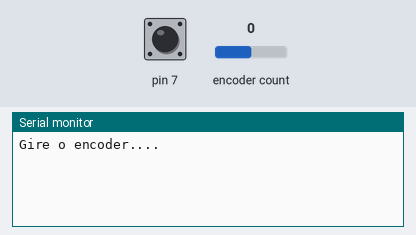
A sketch run on a simulated Arduino Uno, built with avr-gcc and run on an emulated ATmega328P. On the bench: the last lines printed to the serial monitor. The inputs (shaded band) are chosen by the test bench; at power-on: encoder count 0, pin 7 HIGH.

Above: at 1.2 s.
1.3 s: encoder count set to 1
At 1.7 s:
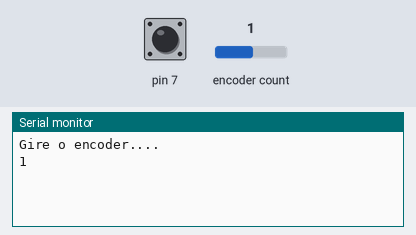
2.8 s: pin 7 pulled LOW for 0.15 s
At 4.0 s:
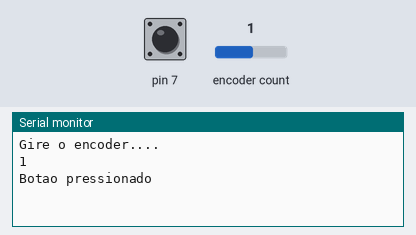
4.4 s: encoder count set to 2
At 5.2 s:
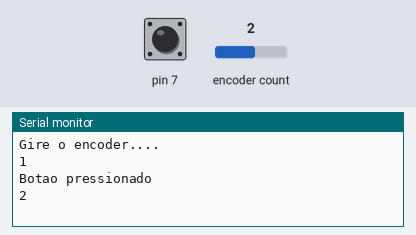

Measured:
- after the input at 1.3 s, the serial monitor: prints a new line at once (image 1)
- after the input at 2.8 s, the serial monitor: prints a new line at once (image 2)
- after the input at 4.4 s, the serial monitor: prints a new line at once (image 3)

The sketch:

Encoder_serial.ino
```cpp
//Programa : Teste basico encoder Arduino
//Autor : Arduino e Cia

//Carrega a biblioteca do encoder
#include <RotaryEncoder.h>

//Pinos de ligacao do encoder
RotaryEncoder encoder(A2, A3);

//Variavel para o botao do encoder
int valor = 0;
int newPos = 0;

void setup()
{
  pinMode(7, INPUT_PULLUP);
  Serial.begin(9600);
  Serial.println("Gire o encoder....");
}

void loop()
{
  //Verifica se o botao do encoder foi pressionado
  valor = digitalRead(7);
  if (valor != 1)
  {
    Serial.println("Botao pressionado");
    while (digitalRead(7) == 0)
      delay(10);
  }

  //Le as informacoes do encoder
  static int pos = 0;
  encoder.tick();
  int newPos = encoder.getPosition();
  //Se a posicao foi alterada, mostra o valor
  //no Serial Monitor
  if (pos != newPos) {
    Serial.print(newPos);
    Serial.println();
    pos = newPos;
  }
}
```
